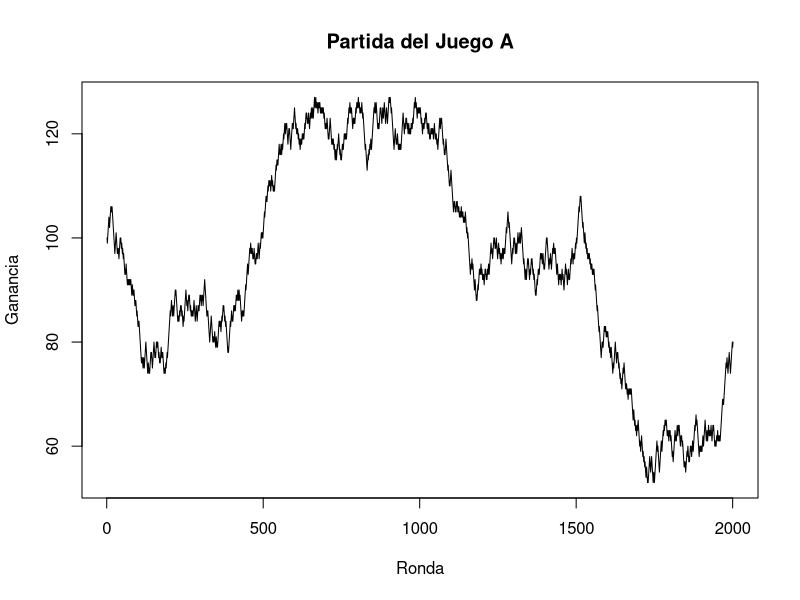
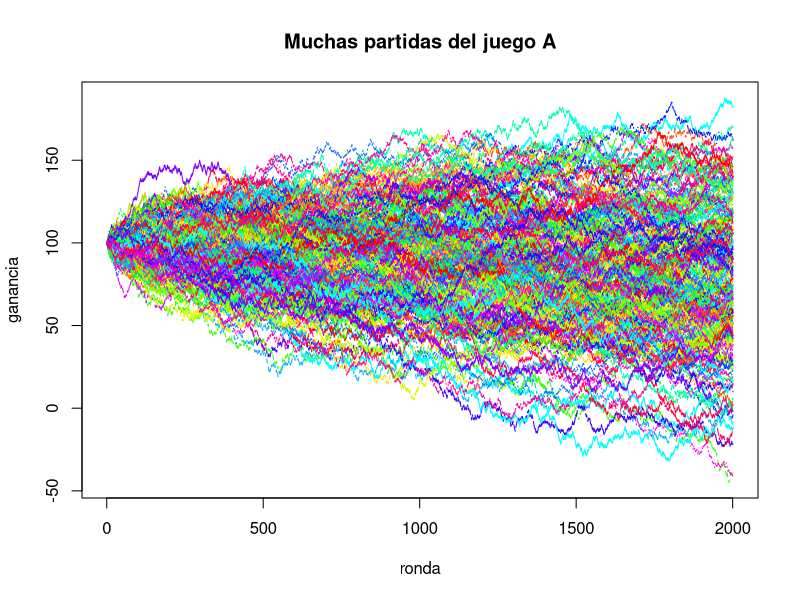
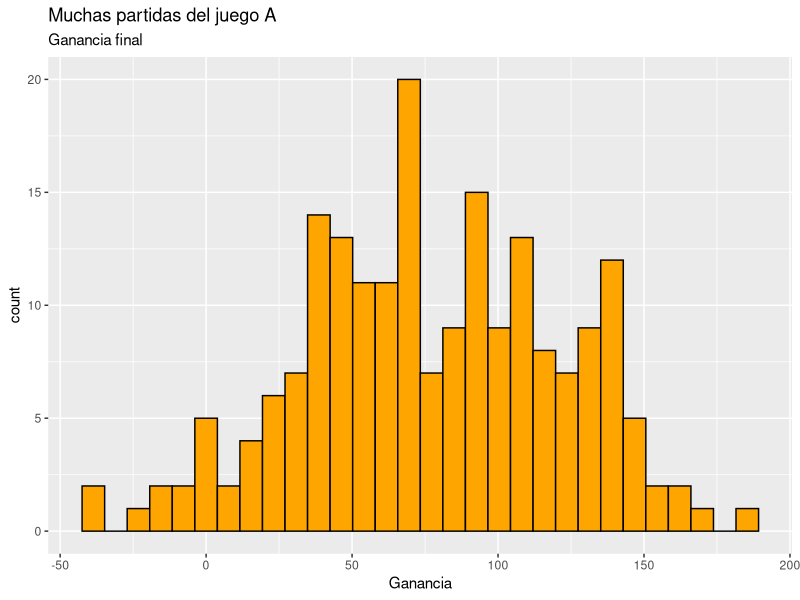
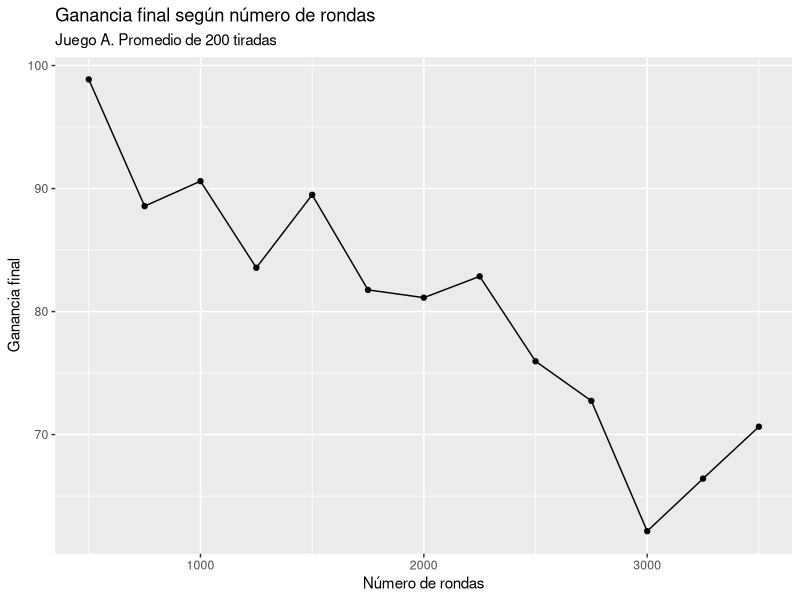
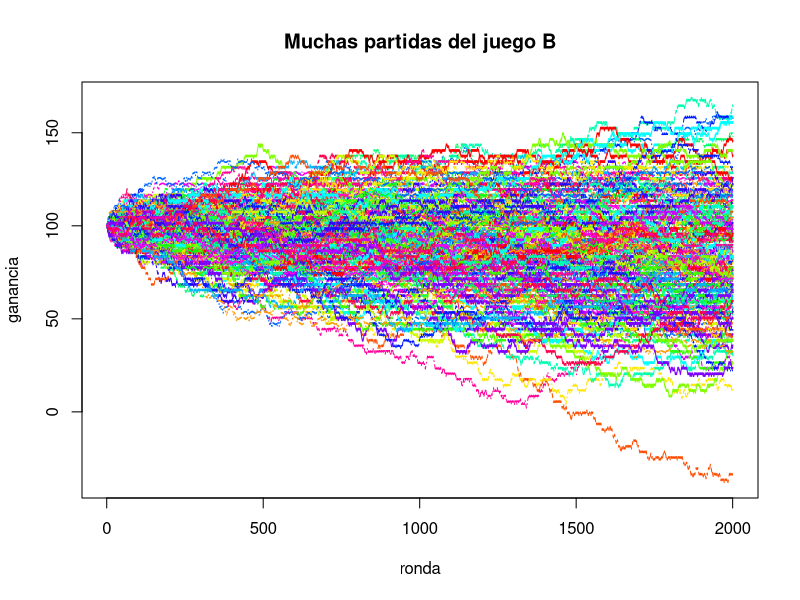
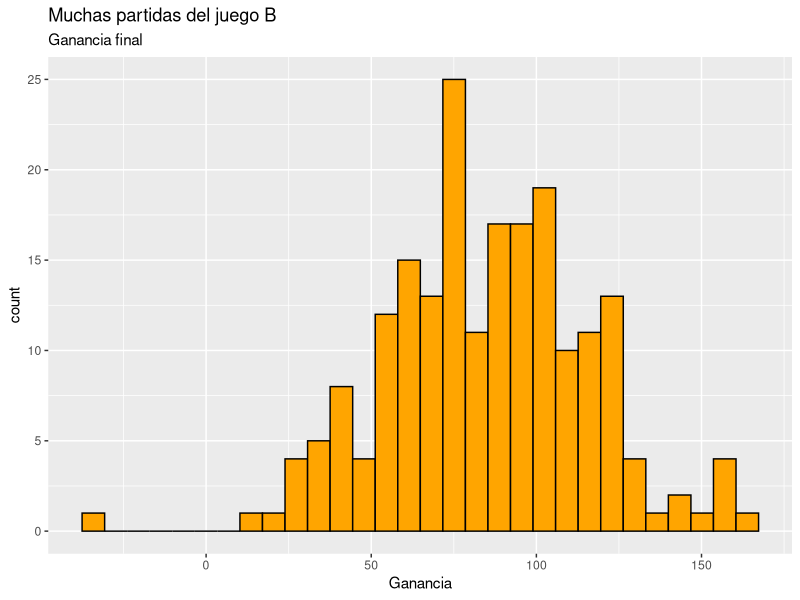

These figures' R source, in order: (Note: a time limit stopped this script after it produced the figures.)
## ---- chunk 1
knitr::opts_chunk$set(echo = TRUE) 
## ---- chunk 2
 # Cargamos gglot2, la única librería que vamos a utilizar
library(ggplot2)

# Esta funcion actualiza la ganancia que tenga el jugador con la juego A
juego_a <- function(x) {
  x + sample(x = c(-1,1), size = 1, prob=c(0.505,0.495)) # moneda 1
}

## ---- chunk 3
# Vamos a simular 2000 rondas
rondas <- 2000

# Inicializamos el vector de ganancias con 100 euros
ganancia <- numeric()
ganancia[1] <- 100
## ---- chunk 4
set.seed(1234)
## ---- chunk 5
# Simulamos una partida del total de rondas anterior
for (i in seq_len(rondas)) {
  ganancia[i+1] <- juego_a(ganancia[i])
}
## ---- chunk 6
# Representamos en un gráfico la evolución de la partida
plot(ganancia, 
     type="l", 
     xlab="Ronda",
     ylab="Ganancia",
     main="Partida del Juego A")
## ---- chunk 7
juego_a_n <- function (n)
{
  x <- numeric() # x representa la ganancia
  x[1] <- 100    # la inicializamos en 100 euros
  for (i in seq_len(n))
    x[i+1] <- juego_a(x[i])
  return(x)
}
## ---- chunk 8
muchas_partidas_a <- replicate(200, juego_a_n(2000))
## ---- chunk 9
dim(muchas_partidas_a)
## ---- chunk 10
matplot(muchas_partidas_a, 
        type="l", 
        xlab="ronda",
        ylab="ganancia",   
        main="Muchas partidas del juego A",
        col=rainbow(20))

## ---- chunk 11
ganancia_final_a <- muchas_partidas_a[2001,]
## ---- chunk 12
ggplot() + 
  aes(ganancia_final_a) + 
  geom_histogram(colour="black", fill="orange")+
  labs(title="Muchas partidas del juego A",
       subtitle="Ganancia final",
       x="Ganancia")
## ---- chunk 13
summary(ganancia_final_a)

## ---- chunk 14
juego_a_n_m <- function (n, m){
  x <- replicate(m, juego_a_n(n))
  mean(x[n+1,])
}
## ---- chunk 15
rondas <- seq(from = 500, to = 3500, by = 250)
## ---- chunk 16
rondas
## ---- chunk 17
ganancia_promedio_final <- sapply(rondas, function(x) juego_a_n_m(x, 200))
## ---- chunk 18
datos <- data.frame(rondas = rondas,
                    ganancia_promedio_final = ganancia_promedio_final)
## ---- chunk 19
head(datos)
## ---- chunk 20
ggplot(datos, aes(x = rondas, y = ganancia_promedio_final)) + 
    geom_point() +
    geom_line() +
  labs(title = "Ganancia final según número de rondas",
       subtitle = "Juego A. Promedio de 200 tiradas",
       x = "Número de rondas",
       y = "Ganancia final")
## ---- chunk 21
# Esta funcion actualiza la ganancia que tenga el jugador con el juego B
juego_b <- function(x) {
  ifelse(x %% 3 != 0, 
         x + sample(c(-1,1), 1, prob=c(0.255, 0.745)),
         x + sample(c(-1,1), 1, prob=c(0.905, 0.095)))
}
## ---- chunk 22
# Para generar n tiradas del nuevo juego b
juego_b_n <- function (n)
{
  x <- numeric()  # x representa la ganancia
  x[1] <- 100     # la inicializamos en 100 euros
  for (i in seq_len(n))
    x[i+1] <- juego_b(x[i])
  x
}

# Generamos 200 partidas del juego B
muchas_partidas_b <- replicate(200, juego_b_n(2000))

# Las visualizamos
matplot(muchas_partidas_b, 
        type="l", 
        xlab="ronda",
        ylab="ganancia",   
        main="Muchas partidas del juego B",
        col=rainbow(20))
## ---- chunk 23
# Nos quedamos con la ganancia final de las 200 partidas
ganancia_final_b <- muchas_partidas_b[2001,]

ggplot() + 
  aes(ganancia_final_b) + 
  geom_histogram(colour="black", fill="orange")+
  labs(title="Muchas partidas del juego B",
       subtitle="Ganancia final",
       x="Ganancia")
## ---- chunk 24
summary(ganancia_final_b)
## ---- chunk 25
juego_b_n_m <- function (n, m){
  x <- replicate(m, juego_b_n(n))
  mean(x[n+1,])
}

rondas <- seq(from = 500, to = 3500, by = 250)

ganancia_promedio_final <- sapply(rondas, function(x) juego_b_n_m(x, 200))

datos <- data.frame(rondas = rondas,
                    ganancia_promedio_final = ganancia_promedio_final)

ggplot(datos, aes(x = rondas, y = ganancia_promedio_final)) + 
  geom_point() +
  geom_line() +
  labs(title = "Ganancia final según número de rondas",
       subtitle = "Juego B. Promedio de 200 tiradas",
       x = "Número de rondas",
       y = "Ganancia final")

## ---- chunk 26
# Esta funcion actualiza la ganancia que tenga el jugador con el juego AB
juego_ab <- function(x) {
  lanzo_moneda_justa <- sample(x = c("cara", "cruz"), 
                               size = 1, 
                               prob=c(0.5 ,0.5))
  ifelse(lanzo_moneda_justa == "cara", juego_a(x), juego_b(x))
}
## ---- chunk 27
# Para generar n tiradas del nuevo juego b
juego_ab_n <- function (n)
{
  x <- numeric()  # x representa la ganancia
  x[1] <- 100     # la inicializamos en 100 euros
  for (i in seq_len(n))
    x[i+1] <- juego_ab(x[i])
  x
}

# Generamos 200 partidas del juego AB
muchas_partidas_ab <- replicate(200, juego_ab_n(2000))

# Las visualizamos
matplot(muchas_partidas_ab, 
        type="l", 
        xlab="ronda",
        ylab="ganancia",   
        main="Muchas partidas del juego AB",
        col=rainbow(20))
## ---- chunk 28
# Nos quedamos con la ganancia final de las 200 partidas
ganancia_final_ab <- muchas_partidas_ab[2001,]

ggplot() + 
  aes(ganancia_final_ab) + 
  geom_histogram(colour="black", fill="orange")+
  labs(title="Muchas partidas del juego AB",
       subtitle="Ganancia final",
       x="Ganancia")
## ---- chunk 29
summary(ganancia_final_ab)
## ---- chunk 30
juego_ab_n_m <- function (n, m){
  x <- replicate(m, juego_ab_n(n))
  mean(x[n+1,])
}

rondas <- seq(from = 500, to = 3500, by = 250)

ganancia_promedio_final <- sapply(rondas, 
                                  function(x) juego_ab_n_m(x, 200))

datos <- data.frame(rondas = rondas,
                    ganancia_promedio_final = ganancia_promedio_final)

ggplot(datos, aes(x = rondas, y = ganancia_promedio_final)) + 
  geom_point() +
  geom_line() +
  labs(title = "Ganancia final según número de rondas",
       subtitle = "Juego AB. Promedio de 200 tiradas",
       x = "Número de rondas",
       y = "Ganancia final")
